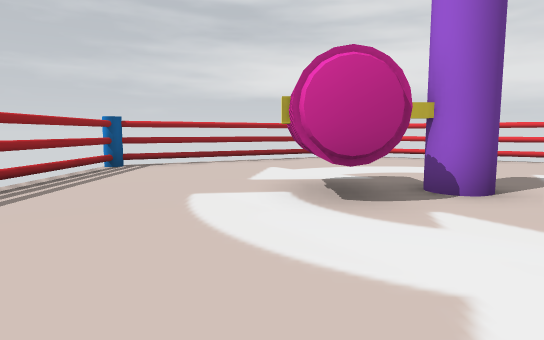
view 1 (above)

12 first-person views from a walk through a Unity game level. The camera is 1.4 m above the floor, tilts 6° down and sees 75° across. The floor is counted in squares, 2 m on a side. Each view is taken from the middle of a square. On the plan, view 1 faces up. The plan holds only what a view shows up to about 11 squares ahead; the rest is blank. The player character is not drawn.

view 2
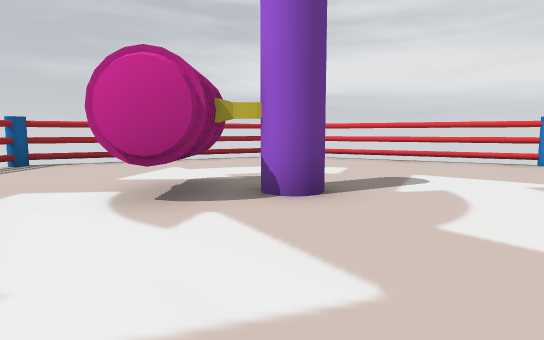

view 3
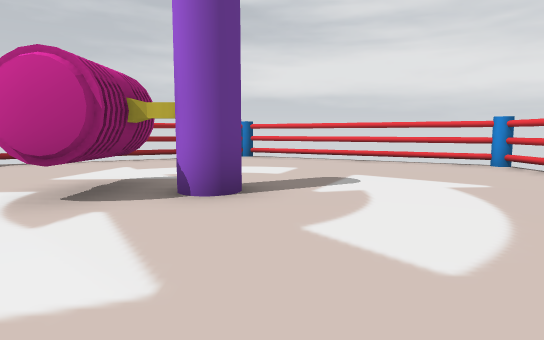

view 4
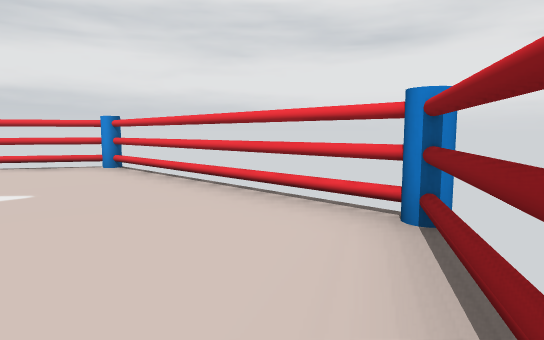

view 5
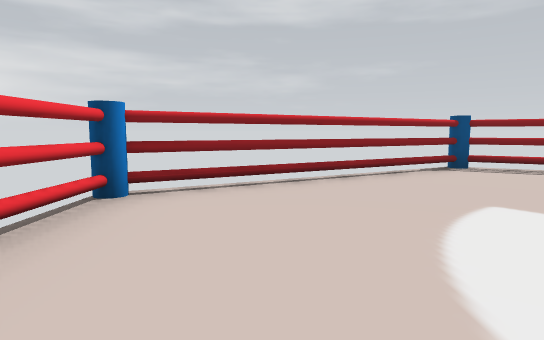

view 6
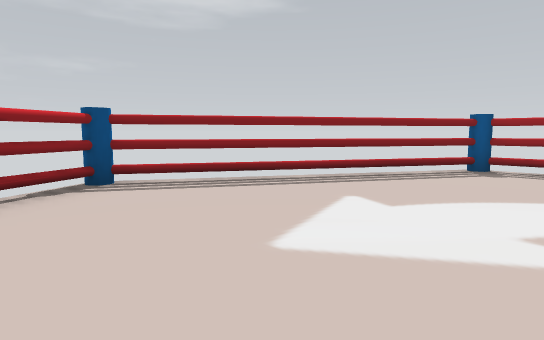

view 7
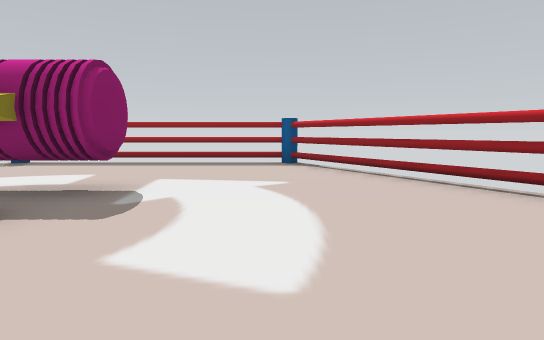

view 8
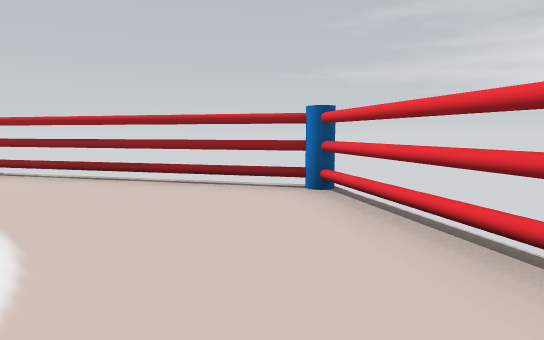

view 9
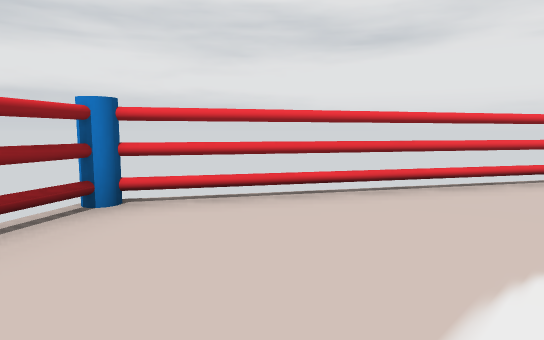

view 10
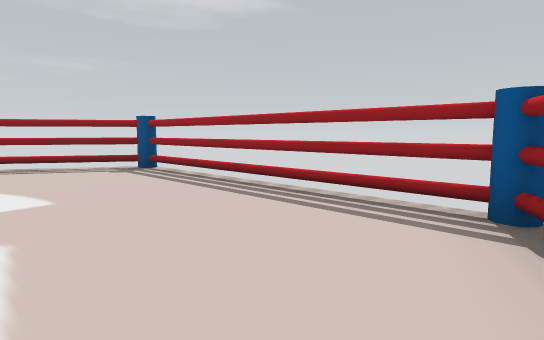

view 11
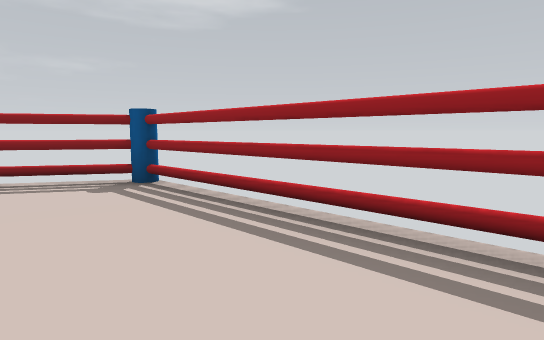

view 12
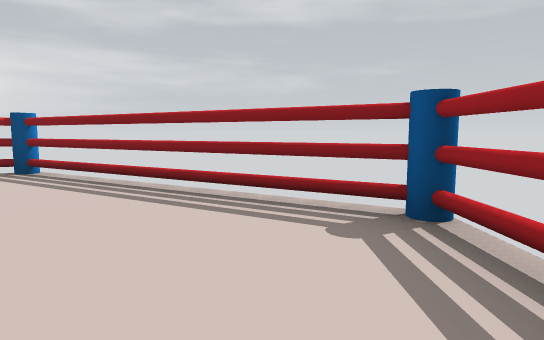

### Floor plan
Points are (right, up) in squares from view 1. A wall is a line through its corners. A room is listed if a view was taken in it or the views show most of it. See-through windows are left out.
Room 1 (views 1, 2, 3, 4, 5, 6, 7, 8, 9, 10, 11, 12)
walls: (1.4, 4.8) (0.9, 4.8); (1.4, 4.6) (0.9, 4.6); (1.4, 4.1) (0.9, 4.1); (0.8, 5.2) (1.3, 5.1) (1.3, 3.4) (0.8, 3.3) (0.3, 3.4) (0.3, 4.4); (0.8, 4.7) (1.4, 4.7); (0.8, 4.4) (1.4, 4.4); (1.4, 3.7) (0.9, 3.7); (0.4, 5) (1.3, 5); (1.3, 3.5) (0.3, 3.5); (2.3, 10.6) (-3.3, 7.4) (-3.3, 1.1) (2.3, -2) (7.8, 1.1) (7.8, 7.4) (2.3, 10.6)

Where each view was taken, in squares from view 1:
view 1: 0 up, 0 right, facing up
view 2: 0 up, 2 right, facing up
view 3: 0 up, 3 right, facing up
view 4: 0 up, 5 right, facing up-right
view 5: 5 up, 6 right, facing down
view 6: 3 up, 4 right, facing down-left
view 7: 7 up, 5 right, facing left
view 8: 7 up, 5 right, facing up-left
view 9: 7 up, 1 right, facing up-right
view 10: 8 up, 0 right, facing down-left
view 11: 6 up, 1 left, facing down-left
view 12: 4 up, 2 left, facing down
